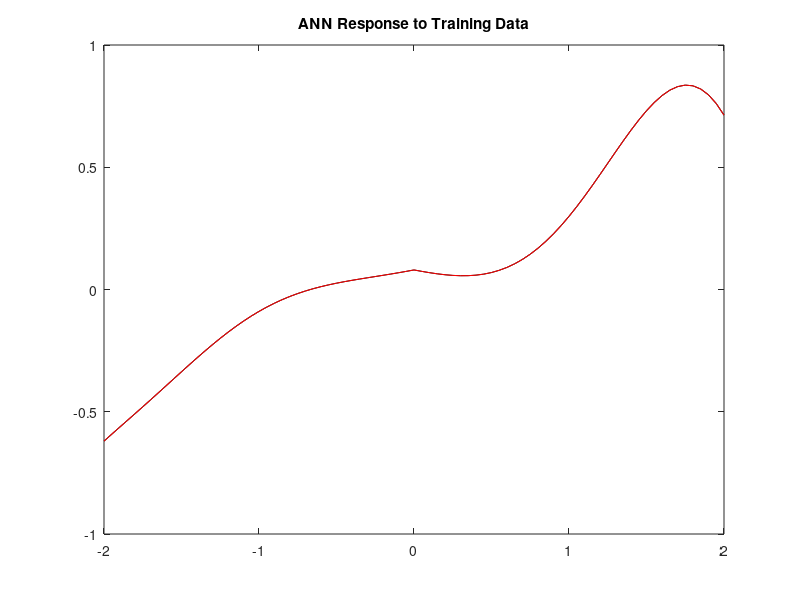

This chart was generated by the following MATLAB code: (Note: this script raises an error after producing the figure.)
% MAE 565 Aritificial Neural Network Indiividual Assignment
%Sean Lantto
%701168294
%April 26,2017

% RBF ANN - Arbitrary number of neurons (centers)
for TrialCenter=1:2
    for TrialSigma=1:2
        
        %     close all
        clearvars -except TrialCenter TrialSigma
        load NN_proj_data_06
        
        inp1=inp_train;
        y=y6;
        
%         figure,plot(inp1,y)
%         title('Function To Be Approximated - Training Data')
%         xlabel('Independent Variable x')
%         ylabel('Function y=f(x)')
%         grid
        
        % Define the ANN parameters
        if TrialCenter == 1
            centers = inp1;
        elseif TrialCenter == 2
            centers = [-2:0.1:2];
        end
        
        if TrialSigma == 1
            sigma = 0.05;                    % width of the Gaussian
        elseif TrialSigma == 2
            sigma=[-0.05:0.1/length(centers):0.05];
            sigma=sigma(1:length(centers));
        end
        
        
        
        % Start the training process - only one iteration to determine the weights
        if TrialSigma == 1
            for i = 1:length(centers)
                for j = 1:length(inp1)
                    D(i,j) = abs(centers(i)-inp1(j));         % Compute the distance between centers and the training data points (Matrix D)
                    PhiofD(i,j) = 1/sqrt(2*pi*sigma^2)*exp(-D(i,j).^2/2/sigma^2);
                end
            end
        elseif TrialSigma == 2
            for i = 1:length(centers)
                for j = 1:length(inp1)
                    D(i,j) = abs(centers(i)-inp1(j));         % Compute the distance between centers and the training data points (Matrix D)
                    PhiofD(i,j) = 1/sqrt(2*pi*sigma(i).^2)*exp(-D(i,j).^2/2/sigma(i).^2);
                end
            end
        end
        % Compute the values of the Gaussian function for distances between centers and points
        % = output of the HL
        
        
        % Compute the weights
        Z(:,TrialCenter,TrialSigma) = pinv(PhiofD)'*y';
        
        
        % ANN validation process
        % Step #1  -  Test the ANN with the inputs of the training data
        
        for i = 1:length(inp1)
            
            % distance to centers
            d2c = abs(centers-inp1(i));
            
            % output of the HL
            if TrialSigma == 1
                yHL = 1/sqrt(2*pi*sigma^2).*exp(-d2c.^2/2/sigma^2);
            elseif TrialSigma == 2
                yHL = 1./sqrt(2*pi.*sigma.^2).*exp(-d2c.^2./2./sigma.^2);
            end
            % output of ANN
            YestO(i) = yHL*Z(:,TrialCenter,TrialSigma);
            
        end
        
        figure, plot(inp1,y,'k',inp1,YestO,'r')
        title('ANN Response to Training Data')
        legend('Training Data','ANN Estimation',2)
        xlabel('Independent Variable x')
        ylabel('Function y=f(x)')
        grid
        
        
        % Step #2  -  Test the ANN with different data but still produced by the
        % same "function"
        
        inp1val=inp_valid;
        yval=y6val;
        
        % Compute the ANN estimation using the weights obtained through training
        for i = 1:length(inp1val)
            
            % distance to centers
            d2c = abs(centers-inp1val(i));
            
            % output of the HL
            if TrialSigma == 1
                yHL = 1/sqrt(2*pi*sigma^2).*exp(-d2c.^2/2/sigma^2);
            elseif TrialSigma == 2
                yHL = 1./sqrt(2*pi.*sigma.^2).*exp(-d2c.^2./2./sigma.^2);
            end
            % output of ANN
            YestO(i) = yHL*Z(:,TrialCenter,TrialSigma);
            
        end
        
        TrialFile = ['RBF_ANN_CenterCase' num2str(TrialCenter) '_SigmaCase' num2str(TrialSigma)]
        save(TrialFile);
        figure, plot(inp1val,yval,'k',inp1val,YestO,'r')
        title('ANN Response to Validation Data')
        legend('Validation Data','ANN Estimation')
        xlabel('Independent Variable x')
        ylabel('Function y=f(x)')
        grid
        
    end
end

clear
figure;

for TrialSigma = 1:2
    for TrialCenter = 1:2
        TrialFile = ['RBF_ANN_CenterCase' num2str(TrialCenter) '_SigmaCase' num2str(TrialSigma)]
        load(TrialFile);
        
        plot(inp1val,yval-YestO); hold on
        title('Error of the ANN Response to Validation Data Input')
        xlabel('Independent Variable x')
        ylabel('Estimation Error')
        grid on
        
    end
end